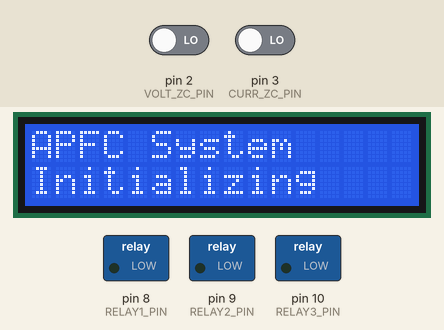
The sketch below on a simulated Arduino Uno, built with avr-gcc and run on an emulated ATmega328P. On the bench: 16×2 character LCD, switched loads named in the sketch (green lamp = pin HIGH). Inputs (shaded band) come from the test bench; at power-on: pin 2 (VOLT_ZC_PIN) LOW, pin 3 (CURR_ZC_PIN) LOW.

Above: at 0.1 s.
3.3 s: pin 2 (VOLT_ZC_PIN) driven HIGH and pin 3 (CURR_ZC_PIN) driven HIGH
At 4.6 s:
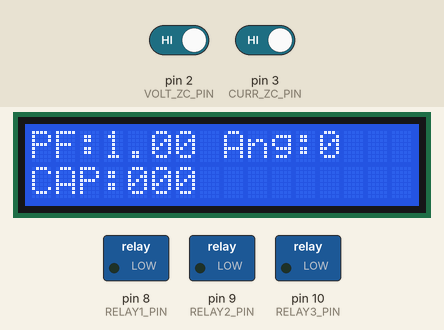
Timing chart, 0 to 6.3 s (numbered marks = the images above; inputs shaded):
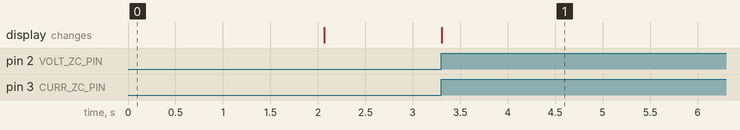

The sketch:

apfc_arduino_uno.ino
```cpp
/* ============================================================
 * Project: Arduino driven Automatic Power Factor Correction System (APFC)
 * Controller: Arduino Uno
 * Method: Zero Crossing Detection (Voltage & Current)
 * ============================================================ */

#include <LiquidCrystal.h>
#include <math.h>

/* -------------------- PIN CONFIG -------------------- */
#define VOLT_ZC_PIN 2      // INT0
#define CURR_ZC_PIN 3      // INT1

#define RELAY1_PIN 8
#define RELAY2_PIN 9
#define RELAY3_PIN 10

/* LCD: RS, EN, D4, D5, D6, D7 */
LiquidCrystal lcd(12, 11, 7, 6, 5, 4);

/* -------------------- CONSTANTS -------------------- */
#define SUPPLY_FREQ 50.0
#define HALF_CYCLE_US (1000000.0 / (SUPPLY_FREQ * 2))
#define TARGET_PF 0.95

/* -------------------- GLOBALS -------------------- */
volatile unsigned long tVoltage = 0;
volatile unsigned long tCurrent = 0;
volatile bool voltageCaptured = false;
volatile bool currentCaptured = false;

float powerFactor = 1.0;
float phaseAngle = 0.0;

/* -------------------- ISR -------------------- */
void voltageZC_ISR() {
    tVoltage = micros();
    voltageCaptured = true;
}

void currentZC_ISR() {
    tCurrent = micros();
    currentCaptured = true;
}

/* -------------------- SETUP -------------------- */
void setup() {
    pinMode(VOLT_ZC_PIN, INPUT);
    pinMode(CURR_ZC_PIN, INPUT);

    pinMode(RELAY1_PIN, OUTPUT);
    pinMode(RELAY2_PIN, OUTPUT);
    pinMode(RELAY3_PIN, OUTPUT);

    digitalWrite(RELAY1_PIN, LOW);
    digitalWrite(RELAY2_PIN, LOW);
    digitalWrite(RELAY3_PIN, LOW);

    lcd.begin(16, 2);
    lcd.clear();
    lcd.print("APFC System");
    lcd.setCursor(0, 1);
    lcd.print("Initializing");

    attachInterrupt(digitalPinToInterrupt(VOLT_ZC_PIN), voltageZC_ISR, RISING);
    attachInterrupt(digitalPinToInterrupt(CURR_ZC_PIN), currentZC_ISR, RISING);

    delay(2000);
    lcd.clear();
}

/* -------------------- MAIN LOOP -------------------- */
void loop() {
    if (voltageCaptured && currentCaptured) {
        noInterrupts();

        long deltaT = (long)tCurrent - (long)tVoltage;
        voltageCaptured = false;
        currentCaptured = false;

        interrupts();

        if (deltaT < 0) deltaT += HALF_CYCLE_US;

        phaseAngle = (deltaT / HALF_CYCLE_US) * 180.0;
        powerFactor = cos(phaseAngle * DEG_TO_RAD);

        if (powerFactor < 0) powerFactor = -powerFactor;

        controlCapacitors(powerFactor);
        displayData(powerFactor, phaseAngle);
    }
}

/* -------------------- CAPACITOR CONTROL -------------------- */
void controlCapacitors(float pf) {
    if (pf >= TARGET_PF) {
        allRelaysOff();
    }
    else if (pf >= 0.90) {
        relayStep(1);
    }
    else if (pf >= 0.80) {
        relayStep(2);
    }
    else {
        relayStep(3);
    }
}

void relayStep(int step) {
    digitalWrite(RELAY1_PIN, step >= 1 ? HIGH : LOW);
    digitalWrite(RELAY2_PIN, step >= 2 ? HIGH : LOW);
    digitalWrite(RELAY3_PIN, step >= 3 ? HIGH : LOW);
}

void allRelaysOff() {
    digitalWrite(RELAY1_PIN, LOW);
    digitalWrite(RELAY2_PIN, LOW);
    digitalWrite(RELAY3_PIN, LOW);
}

/* -------------------- LCD DISPLAY -------------------- */
void displayData(float pf, float angle) {
    lcd.setCursor(0, 0);
    lcd.print("PF:");
    lcd.print(pf, 2);
    lcd.print(" Ang:");
    lcd.print(angle, 0);

    lcd.setCursor(0, 1);
    lcd.print("CAP:");
    lcd.print(digitalRead(RELAY1_PIN));
    lcd.print(digitalRead(RELAY2_PIN));
    lcd.print(digitalRead(RELAY3_PIN));
    lcd.print("      ");
}
```

Measured:
- after the input at 3.3 s, the display: changes at once (image 1)
